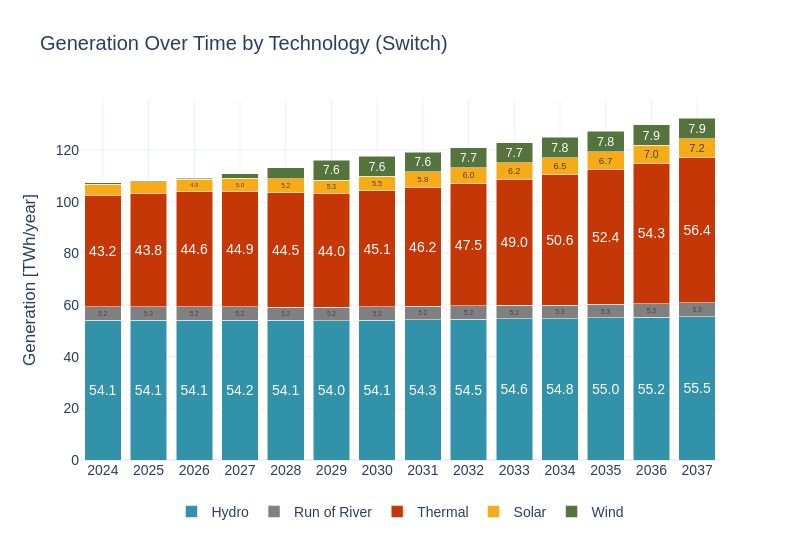

This figure's notebook cell:
### Code cell
# Transform data
sce_sw = pd.read_csv(model_outputs_path+'/dispatch.csv')
sce_sw['year'] = sce_sw['timestamp'].str[:4]
sce_sw['Energy_TWh_typical_yr'] = sce_sw['Energy_GWh_typical_yr'] / 1000
sce_sw.rename(columns={'gen_tech': 'Tech'}, inplace=True)
sce_sw = sce_sw[sce_sw['timestamp'].str.contains('^'+str(years[0])) == False]
# Plot
sw.scenarios.dispatched_generation(sce_sw, 'Generation', 'TWh', 'year', 'Energy_TWh_typical_yr', 'Tech', scenario_name, 'Switch', 4.6)
#sce_sw = sce_sw[['generation_project','year','Energy_TWh_typical_yr','Tech']]
#sce_sw.to_csv('./9_switch.csv')

### Figure 1 — Plotly figure (JSON) as saved in the notebook; plotly's stock layout.template omitted (floating-point values rounded to 4 significant figures)
{"data": [{"alignmentgroup": "True", "hovertemplate": "Tech=Hydro<br>Year=%{x}<br>Dispatched Generation (MW)=%{y}<br>text=%{text}<extra></extra>", "insidetextanchor": "middle", "legendgroup": "Hydro", "marker": {"color": "#3292A9", "pattern": {"shape": ""}}, "name": "Hydro", "offsetgroup": "Hydro", "orientation": "v", "showlegend": true, "text": ["54.10", "54.10", "54.14", "54.16", "54.06", "53.99", "54.14", "54.28", "54.46", "54.62", "54.75", "55.00", "55.24", "55.52"], "textangle": 0, "textposition": "inside", "texttemplate": "%{text:.1f}", "type": "bar", "x": ["2024", "2025", "2026", "2027", "2028", "2029", "2030", "2031", "2032", "2033", "2034", "2035", "2036", "2037"], "xaxis": "x", "y": [54.1, 54.1, 54.14, 54.16, 54.06, 53.99, 54.14, 54.28, 54.46, 54.62, 54.75, 55.0, 55.24, 55.52], "yaxis": "y"}, {"alignmentgroup": "True", "hovertemplate": "Tech=Run of River<br>Year=%{x}<br>Dispatched Generation (MW)=%{y}<br>text=%{text}<extra></extra>", "insidetextanchor": "middle", "legendgroup": "Run of River", "marker": {"color": "#808080", "pattern": {"shape": ""}}, "name": "Run of River", "offsetgroup": "Run of River", "orientation": "v", "showlegend": true, "text": ["5.15", "5.15", "5.15", "5.15", "5.15", "5.15", "5.18", "5.19", "5.21", "5.23", "5.25", "5.29", "5.32", "5.34"], "textangle": 0, "textposition": "inside", "texttemplate": "%{text:.1f}", "type": "bar", "x": ["2024", "2025", "2026", "2027", "2028", "2029", "2030", "2031", "2032", "2033", "2034", "2035", "2036", "2037"], "xaxis": "x", "y": [5.148, 5.15, 5.15, 5.151, 5.146, 5.15, 5.175, 5.186, 5.21, 5.235, 5.255, 5.289, 5.316, 5.342], "yaxis": "y"}, {"alignmentgroup": "True", "hovertemplate": "Tech=Thermal<br>Year=%{x}<br>Dispatched Generation (MW)=%{y}<br>text=%{text}<extra></extra>", "insidetextanchor": "middle", "legendgroup": "Thermal", "marker": {"color": "#C53707", "pattern": {"shape": ""}}, "name": "Thermal", "offsetgroup": "Thermal", "orientation": "v", "showlegend": true, "text": ["43.24", "43.84", "44.59", "44.85", "44.52", "43.95", "45.07", "46.23", "47.53", "48.96", "50.65", "52.39", "54.32", "56.39"], "textangle": 0, "textposition": "inside", "texttemplate": "%{text:.1f}", "type": "bar", "x": ["2024", "2025", "2026", "2027", "2028", "2029", "2030", "2031", "2032", "2033", "2034", "2035", "2036", "2037"], "xaxis": "x", "y": [43.24, 43.84, 44.59, 44.85, 44.52, 43.95, 45.07, 46.23, 47.53, 48.96, 50.65, 52.39, 54.32, 56.39], "yaxis": "y"}, {"alignmentgroup": "True", "hovertemplate": "Tech=Solar<br>Year=%{x}<br>Dispatched Generation (MW)=%{y}<br>text=%{text}<extra></extra>", "insidetextanchor": "middle", "legendgroup": "Solar", "marker": {"color": "#F7AB17", "pattern": {"shape": ""}}, "name": "Solar", "offsetgroup": "Solar", "orientation": "v", "showlegend": true, "text": ["", "", "4.88", "5.01", "5.16", "5.33", "5.55", "5.83", "6.01", "6.22", "6.45", "6.71", "6.95", "7.24"], "textangle": 0, "textposition": "inside", "texttemplate": "%{text:.1f}", "type": "bar", "x": ["2024", "2025", "2026", "2027", "2028", "2029", "2030", "2031", "2032", "2033", "2034", "2035", "2036", "2037"], "xaxis": "x", "y": [4.364, 4.565, 4.884, 5.014, 5.161, 5.326, 5.555, 5.834, 6.015, 6.223, 6.452, 6.706, 6.955, 7.238], "yaxis": "y"}, {"alignmentgroup": "True", "hovertemplate": "Tech=Wind<br>Year=%{x}<br>Dispatched Generation (MW)=%{y}<br>text=%{text}<extra></extra>", "insidetextanchor": "middle", "legendgroup": "Wind", "marker": {"color": "#55733D", "pattern": {"shape": ""}}, "name": "Wind", "offsetgroup": "Wind", "orientation": "v", "showlegend": true, "text": ["", "", "", "", "", "7.58", "7.61", "7.63", "7.70", "7.74", "7.80", "7.84", "7.90", "7.94"], "textangle": 0, "textposition": "inside", "texttemplate": "%{text:.1f}", "type": "bar", "x": ["2024", "2025", "2026", "2027", "2028", "2029", "2030", "2031", "2032", "2033", "2034", "2035", "2036", "2037"], "xaxis": "x", "y": [0.4142, 0.3846, 0.379, 1.762, 4.366, 7.575, 7.613, 7.626, 7.699, 7.74, 7.796, 7.841, 7.897, 7.939], "yaxis": "y"}], "layout": {"barmode": "stack", "font": {"family": "Arial", "size": 14}, "height": 540, "legend": {"orientation": "h", "title": {}, "tracegroupgap": 0, "x": 0.5, "xanchor": "center", "y": -0.1}, "title": {"text": "Generation Over Time by Technology (Switch)"}, "width": 800, "xaxis": {"anchor": "y", "domain": [0, 1], "showgrid": true, "tickangle": 0, "tickfont": {"family": "Arial", "size": 14}, "tickvals": ["2024", "2025", "2026", "2027", "2028", "2029", "2030", "2031", "2032", "2033", "2034", "2035", "2036", "2037"], "title": {"text": ""}}, "yaxis": {"anchor": "x", "domain": [0, 1], "title": {"text": "Generation [TWh/year]"}}}}
